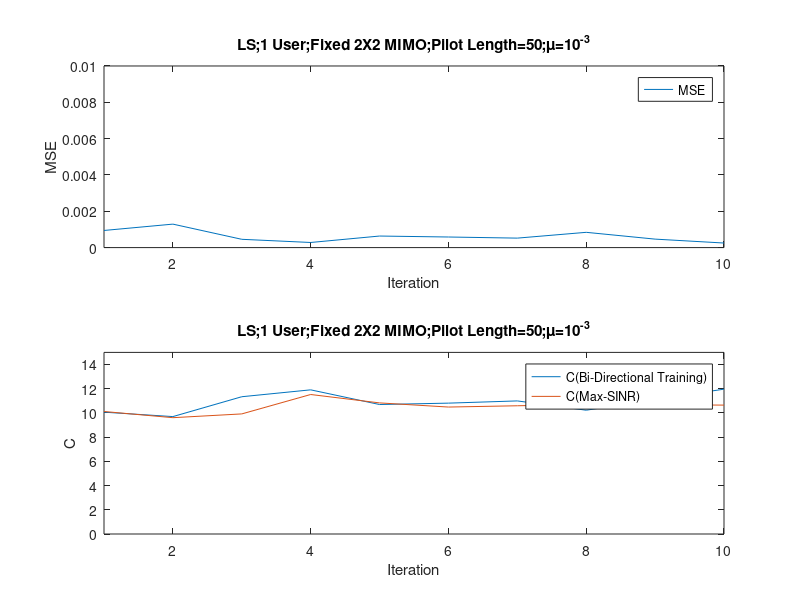

Write the MATLAB code that produced this figure.
%1 user, 2X2 MIMO Channel
%Turn Off Private Channel 
%calculate MSE
%LS Filter
clc
clear

H=[randn(1,1)+1i*randn(1,1) randn(1,1)+1i*randn(1,1);randn(1,1)+1i*randn(1,1) randn(1,1)+1i*randn(1,1)];

v=[0;0];
g=[1;1];
g_w=[1;1]
g=g/norm(g);
g_w=g_w/norm(g_w);

sigma = sqrt(10^(-3));
StepSize = 10^(-3);

R=H*H'+sigma^2*eye(2);
2/max(eig(R));


MSE = zeros(1,10^(7));
LS_LMS = zeros(1,10^(7));
MMSE = zeros(1,10^(7));
C = zeros(1,10^(7));
C_Wiener = zeros(1,10^(7));
SINR = zeros(1,10^(7));
SINR_C_Wiener= zeros(1,10^(7));

i = 20; %FilterLength

for iteration = 1:10

    iteration
    
    v=[0;0];
    g=[1;1];
    g=g/norm(g);
    
    v=[1;1];
    v=v/norm(v);
    
    g_w=[1;1];
    g_w=g_w/norm(g_w);
   
    
    for loop=1:iteration
    
            g=g/norm(g);
            g_w=g_w/norm(g_w);
            
           
            %Backward Training
            for iter1 = 1:i

                    if rand-0.5 >= 0
                                xb(iter1) = 1;
                            else
                                xb(iter1) = -1;
                    end

                    yb(:,iter1) = H.'*g*xb(iter1)+sigma*(1/sqrt(2))*[randn(1,1)+1i*randn(1,1);randn(1,1)+1i*randn(1,1)]; 
                    

            end
            
            v  = inv(yb*yb')*yb*xb';
            v=v/norm(v);
            v_w = inv(H.'*g_w*g_w'*(H.')'+eye(2)*sigma^2)*H.'*g_w;
            v_w=v_w/norm(v_w);
            

            %Forward Training  
            for iter2 = 1:i

                    if rand-0.5 >= 0
                                xf(iter2) = 1;
                            else
                                xf(iter2) = -1;
                    end

                    yf(:,iter2) = H*( v*xf(iter2) )+ sigma*(1/sqrt(2))*[(randn(1,1)+1i*randn(1,1));(randn(1,1)+1i*randn(1,1))]; 
                    
                   
            end 
    
            g_w = inv(H*v_w*v_w'*H'+eye(2)*sigma^2)*H*v_w;
            g  = inv(yf*yf')*yf*xf';
                   
    end
    
    MSE(iteration) = real(  1-v'*H'*g-(v'*H'*g)'+g'*eye(2)*(sigma^2)*g+(v'*H'*g)'*(v'*H'*g) );
    SINR_without_stat(iteration)= norm(( g'*H*v ))^2/norm( g'*eye(2)*sigma^2*g ); 
    SINR_know_stat(iteration)= norm(( g_w'*H*v_w ))^2/norm( g_w'*eye(2)*sigma^2*g_w ); 
    MMSE(iteration) = real(   1-v'*H'* inv(H*v*v'*H'+eye(2)*sigma^2)*H*v);
           
end
   

n=1:iteration;

subplot(2,1,1)
plot(n,MSE(n))
legend('MSE')
xlabel('Iteration')
ylabel('MSE')
title('LS;1 User;Fixed 2X2 MIMO;Pilot Length=50;\mu=10^{-3}')
axis([1 iteration 0 10^(-2)])

subplot(2,1,2)
plot(   n,log2(1+SINR_without_stat(n)),n,log2(1+SINR_know_stat(n)))
legend('C(Bi-Directional Training)','C(Max-SINR)')
xlabel('Iteration')
ylabel('C')
title('LS;1 User;Fixed 2X2 MIMO;Pilot Length=50;\mu=10^{-3}')
axis([1 iteration 0 15])
